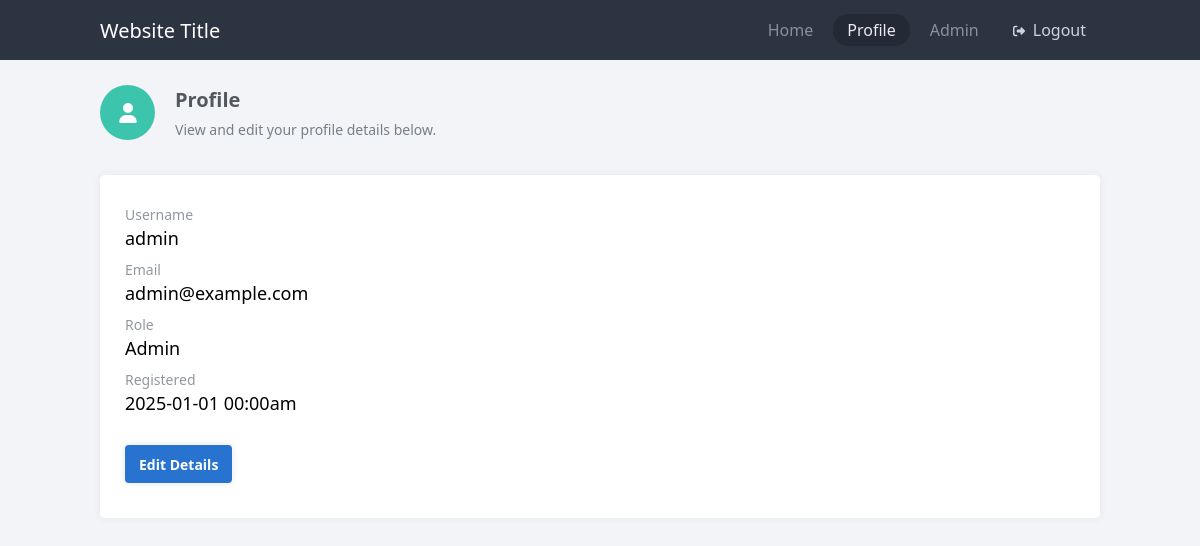
Page /profile.php (signed in) on the committed database.
### tables this page shows
CREATE TABLE IF NOT EXISTS `accounts` (
  `id` int(11) NOT NULL AUTO_INCREMENT,
  `username` varchar(50) NOT NULL,
  `password` varchar(255) NOT NULL,
  `email` varchar(100) NOT NULL,
  `role` varchar(50) NOT NULL DEFAULT 'Member',
  `approved` tinyint(1) NOT NULL DEFAULT 1,
  `activation_code` varchar(255) DEFAULT NULL,
  `remember_me_code` varchar(255) DEFAULT NULL,
  `reset_code` varchar(255) DEFAULT NULL,
  `last_seen` datetime NOT NULL,
  `registered` datetime NOT NULL,
  PRIMARY KEY (`id`)
);

### profile.php (the view, shortened to what this page needs)
<?php
include 'main.php';
$stmt = $con->prepare('SELECT username, password, email, activation_code, role, registered FROM accounts WHERE id = ?');
$stmt->bind_param('i', $_SESSION['account_id']);
$stmt->execute();
$stmt->bind_result($username, $password, $email, $activation_code, $role, $registered_date);
?>
<?=template_header('Profile')?>
<?php if (!isset($_GET['action'])): ?>
<div class="page-title">
	<div class="icon">
	</div>
	<div class="wrap">
		<h2>Profile</h2>
		<p>View and edit your profile details below.</p>
	</div>
</div>
<div class="block">
	<div class="profile-detail">
		<strong>Username</strong>
		<?=htmlspecialchars($username, ENT_QUOTES)?>
	</div>
	<div class="profile-detail">
		<strong>Email</strong>
		<?=htmlspecialchars($email, ENT_QUOTES)?>
	</div>
	<div class="profile-detail">
		<strong>Role</strong>
		<?=$role?>
	</div>
	<div class="profile-detail">
		<strong>Registered</strong>
		<?=date('Y-m-d H:ia', strtotime($registered_date))?>
	</div>
	<a class="btn blue mar-top-5 mar-bot-2" href="?action=edit">Edit Details</a>
</div>
<?php endif; ?>
<?=template_footer()?>

### style.css (style rules this page uses)
* { box-sizing: border-box; font-family: system-ui, "Segoe UI", Roboto, Helvetica, Arial, sans-serif, "Apple Color Emoji", "Segoe UI Emoji", "Segoe UI Symbol"; font-size: 16px; }
body, html { background-color: #f3f4f7; margin: 0; padding: 0; }
h1, h2, h3, h4, h5, h6 { margin: 0; padding: 0; color: #474b50; }
.btn { display: inline-flex; align-items: center; justify-content: center; text-decoration: none; appearance: none; cursor: pointer; border: 0; background: #26313d; color: #FFFFFF; padding: 0 14px; font-size: 14px; font-weight: 600; border-radius: 4px; height: 38px; box-shadow: 0px 0px 6px 1px rgba(45, 54, 68, 0.1); }
.btn.blue { background: #2873cf; }
.content .page-title { display: flex; align-items: center; padding: 25px 0 10px 0; }
.content .page-title .icon { display: flex; align-items: center; justify-content: center; background-color: #3dc4ad; color: #FFFFFF; margin-right: 20px; border-radius: 50%; height: 55px; width: 55px; min-height: 55px; min-width: 55px; }
.content .page-title .icon svg { fill: #fff; }
.content .page-title h2 { margin: 0; padding: 0 0 7px 0; font-size: 20px; font-weight: 600; color: #53585e; }
.content .page-title p { margin: 0; padding: 0; font-size: 14px; color: #777e86; }
.content .block { box-shadow: 0px 0px 7px 1px rgba(45, 54, 68, 0.05); margin: 25px 0; padding: 25px; border-radius: 5px; background-color: #fff; }
.content .profile-detail { display: flex; flex-flow: column; font-size: 18px; padding: 5px 0; }
.content .profile-detail strong { display: block; color: #92979e; font-size: 14px; font-weight: 500; margin-bottom: 2px; }
.mar-bot-2 { margin-bottom: 10px; }
.mar-top-5 { margin-top: 25px; }

### rows in the picture
accounts: username "admin", email "admin@example.com", role "Admin", registered "2025-01-01 00:00am"
